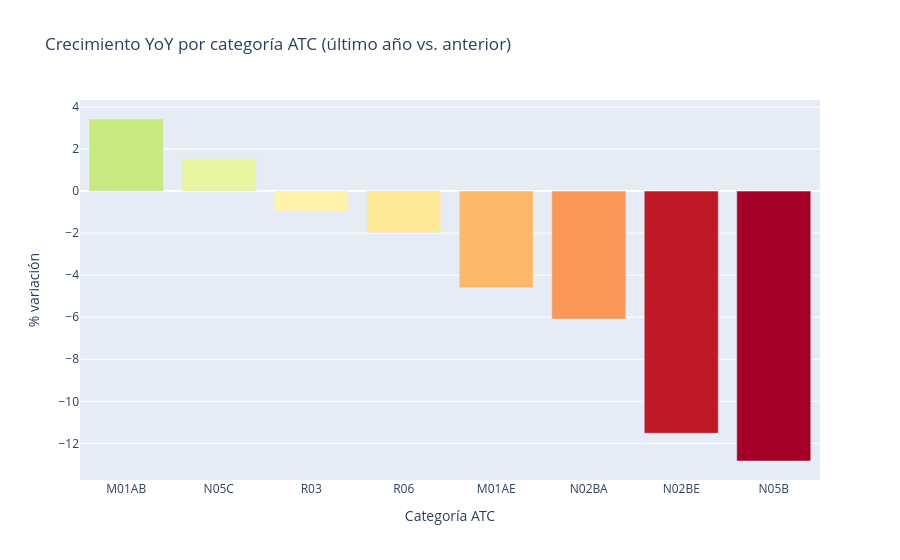

The cell this chart's notebook holds for it:
### Code cell
yoy_plot = yoy.reset_index(names="categoria")
fig = px.bar(
    yoy_plot,
    x="categoria",
    y="delta_pct",
    color="delta_pct",
    color_continuous_scale="RdYlGn",
    color_continuous_midpoint=0,
    title="Crecimiento YoY por categoría ATC (último año vs. anterior)",
    labels={"delta_pct": "% variación", "categoria": "Categoría ATC"},
    hover_data=["descripcion"],
)
fig.update_layout(coloraxis_showscale=False)
fig.show()

### Figure 1 — Plotly figure (JSON) as saved in the notebook; plotly's stock layout.template omitted (floating-point values rounded to 4 significant figures)
{"data": [{"customdata": [["Antiinflamatorios no esteroides — ácido acético"], ["Hipnóticos y sedantes"], ["Enfermedades obstructivas de vías respiratorias"], ["Antihistamínicos sistémicos"], ["Antiinflamatorios no esteroides — ácido propiónico"], ["Analgésicos — ácido salicílico y derivados"], ["Analgésicos — pirazolonas y anilidas"], ["Ansiolíticos"]], "hovertemplate": "Categoría ATC=%{x}<br>% variación=%{marker.color}<br>descripcion=%{customdata[0]}<extra></extra>", "legendgroup": "", "marker": {"color": [3.43, 1.55, -0.97, -1.98, -4.6, -6.09, -11.52, -12.84], "coloraxis": "coloraxis", "pattern": {"shape": ""}}, "name": "", "orientation": "v", "showlegend": false, "textposition": "auto", "type": "bar", "x": ["M01AB", "N05C", "R03", "R06", "M01AE", "N02BA", "N02BE", "N05B"], "xaxis": "x", "y": [3.43, 1.55, -0.97, -1.98, -4.6, -6.09, -11.52, -12.84], "yaxis": "y"}], "layout": {"barmode": "relative", "coloraxis": {"cmid": 0, "colorbar": {"title": {"text": "% variación"}}, "colorscale": [[0.0, "rgb(165,0,38)"], [0.1, "rgb(215,48,39)"], [0.2, "rgb(244,109,67)"], [0.3, "rgb(253,174,97)"], [0.4, "rgb(254,224,139)"], [0.5, "rgb(255,255,191)"], [0.6, "rgb(217,239,139)"], [0.7, "rgb(166,217,106)"], [0.8, "rgb(102,189,99)"], [0.9, "rgb(26,152,80)"], [1.0, "rgb(0,104,55)"]], "showscale": false}, "legend": {"tracegroupgap": 0}, "title": {"text": "Crecimiento YoY por categoría ATC (último año vs. anterior)"}, "xaxis": {"anchor": "y", "domain": [0.0, 1.0], "title": {"text": "Categoría ATC"}}, "yaxis": {"anchor": "x", "domain": [0.0, 1.0], "title": {"text": "% variación"}}}}
